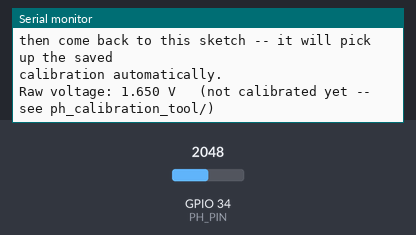
Simulated run of this sketch. Board: ESP32. Parts: the last lines printed to the serial monitor. The test bench sets the inputs (shaded band); at power-on: GPIO 34 (PH_PIN) = 2048. EEPROM starts erased.

Above: at 1.7 s.
1.8 s: GPIO 34 (PH_PIN) set to 2866
At 3.0 s:
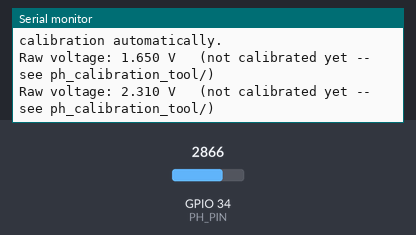
3.3 s: GPIO 34 (PH_PIN) set to 3603
At 4.5 s:
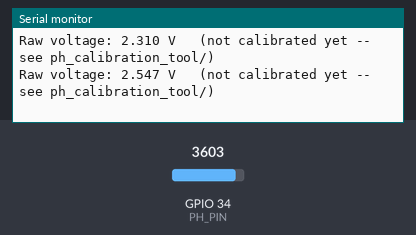
Timing chart, 0 to 6.3 s (numbered marks = the images above; inputs shaded):
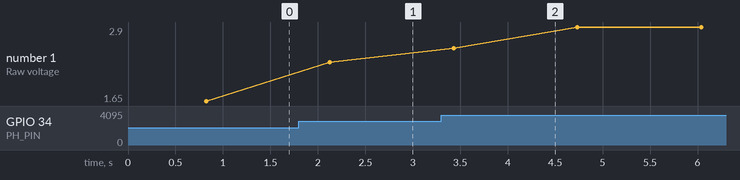

The sketch:

01_ph_sensor.ino
```cpp
// ============================================================================
// AquaGuard rebuild -- Step 1 of 7: pH sensor ONLY (normal-use sketch)
// ============================================================================
// No WiFi, no Firebase, no other sensors -- just this one part, so a wiring
// or calibration mistake is obvious immediately instead of hiding inside the
// full multi-sensor sketch. Add the next sensor only after this one prints
// sane, stable pH numbers.
//
// CALIBRATION: this sketch does NOT calibrate itself. Run
// ph_calibration_tool/ph_calibration_tool.ino FIRST (see that file's header,
// or README.md) -- it saves the calibration to the ESP32's flash, and this
// sketch reads it automatically on boot. If you re-upload this sketch later,
// the saved calibration is still there; you only need to rerun the
// calibration tool if you want to recalibrate.
//
// WIRING (see hardware/Hardware_Wiring_Guide.pdf Part 3 for the full pin
// reference table -- this is the same GPIO34 used there):
//   pH module "-"  (GND)  -> ESP32 GND
//   pH module "+"  (VCC)  -> ESP32 3.3V   <-- NOT 5V, see warning below
//   pH module "Po" (out)  -> ESP32 GPIO 34
//   pH module "Do" and "To" pins -> leave unconnected
//
// !! SAFETY: do NOT power this module from 5V while Po is wired to GPIO34 !!
// GPIO34 is an ESP32 "input-only" pin with no built-in over-voltage
// protection. At 5V supply the module's Po output can approach 5V, which can
// permanently damage that pin. Powering the module from 3.3V keeps Po
// physically incapable of exceeding 3.3V.
// ============================================================================

#include <Preferences.h>

#define PH_PIN 34
const float VREF    = 3.3;
const float ADC_RES = 4095.0;

Preferences prefs;

float calVoltageAcid = NAN;
float calPhAcid       = NAN;
float calVoltageBase  = NAN;
float calPhBase        = NAN;
bool calibrated = false;

void loadCalibration() {
  prefs.begin("phcal", true);  // read-only
  calibrated = prefs.isKey("v_acid") && prefs.isKey("v_base");
  if (calibrated) {
    calVoltageAcid = prefs.getFloat("v_acid", NAN);
    calVoltageBase = prefs.getFloat("v_base", NAN);
    calPhAcid      = prefs.getFloat("ph_acid", NAN);
    calPhBase      = prefs.getFloat("ph_base", NAN);
  }
  prefs.end();
}

float readPhVoltage() {
  long sum = 0;
  for (int i = 0; i < 30; i++) {
    sum += analogRead(PH_PIN);
    delay(10);
  }
  float avgRaw = sum / 30.0;
  return avgRaw * (VREF / ADC_RES);
}

float voltageToPh(float voltage) {
  // straight line through the two calibration points (y = pH, x = voltage)
  float slope = (calPhBase - calPhAcid) / (calVoltageBase - calVoltageAcid);
  return calPhAcid + slope * (voltage - calVoltageAcid);
}

void setup() {
  Serial.begin(115200);
  delay(500);
  Serial.println();
  Serial.println("=== AquaGuard rebuild: Step 1 - pH sensor standalone test ===");

  loadCalibration();

  if (calibrated) {
    Serial.println("Status: CALIBRATED (loaded from flash) - showing live pH below.");
    Serial.print("  Acid point : "); Serial.print(calVoltageAcid, 4);
    Serial.print(" V -> pH "); Serial.println(calPhAcid, 2);
    Serial.print("  Base point : "); Serial.print(calVoltageBase, 4);
    Serial.print(" V -> pH "); Serial.println(calPhBase, 2);
  } else {
    Serial.println("Status: NOT CALIBRATED YET - showing raw voltage only.");
    Serial.println("Upload and run ph_calibration_tool/ph_calibration_tool.ino first,");
    Serial.println("then come back to this sketch -- it will pick up the saved");
    Serial.println("calibration automatically.");
  }
  Serial.println();
}

void loop() {
  float voltage = readPhVoltage();

  Serial.print("Raw voltage: ");
  Serial.print(voltage, 3);
  Serial.print(" V");

  if (calibrated) {
    float ph = voltageToPh(voltage);
    Serial.print("   ->   pH: ");
    Serial.println(ph, 2);
  } else {
    Serial.println("   (not calibrated yet -- see ph_calibration_tool/)");
  }

  delay(1000);
}
```

Measured:
- after the input at 1.8 s, the serial monitor: prints a new line after 0.33 s (image 1)
- after the input at 3.3 s, the serial monitor: prints a new line after 0.13 s (image 2)
- plotted number 1: 1.65 → 2.31 after the input at 1.8 s, 2.31 → 2.9 after the input at 3.3 s
